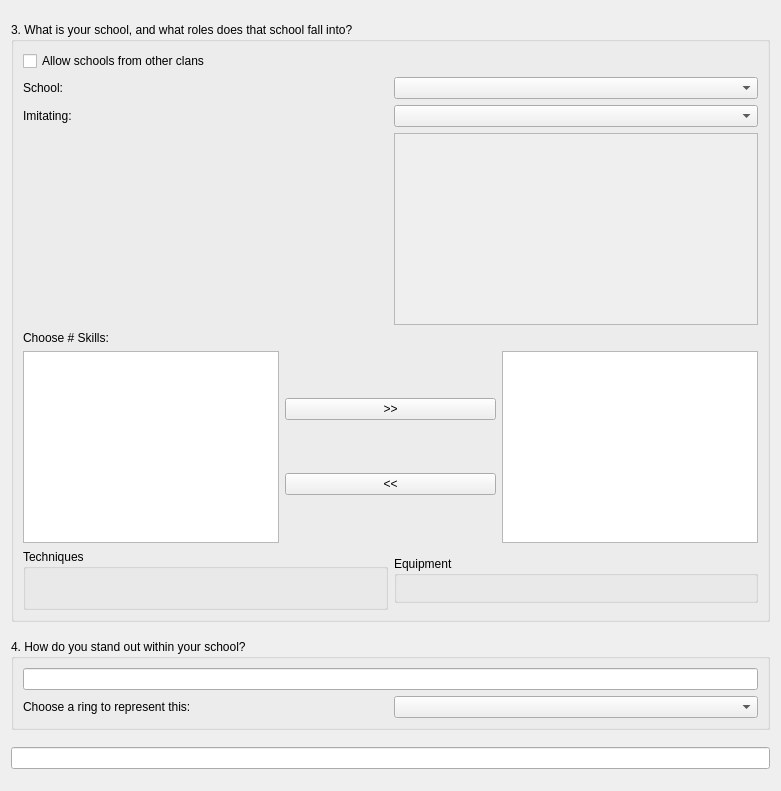
<?xml version="1.0" encoding="UTF-8"?>
<ui version="4.0">
 <class>NewCharWizardPage2</class>
 <widget class="QWizardPage" name="NewCharWizardPage2">
  <property name="geometry">
   <rect>
    <x>0</x>
    <y>0</y>
    <width>781</width>
    <height>791</height>
   </rect>
  </property>
  <property name="sizePolicy">
   <sizepolicy hsizetype="Preferred" vsizetype="Fixed">
    <horstretch>0</horstretch>
    <verstretch>0</verstretch>
   </sizepolicy>
  </property>
  <property name="minimumSize">
   <size>
    <width>0</width>
    <height>0</height>
   </size>
  </property>
  <property name="windowTitle">
   <string>WizardPage</string>
  </property>
  <layout class="QVBoxLayout" name="verticalLayout_4">
   <item>
    <widget class="QGroupBox" name="groupBox_3">
     <property name="sizePolicy">
      <sizepolicy hsizetype="Preferred" vsizetype="Fixed">
       <horstretch>0</horstretch>
       <verstretch>0</verstretch>
      </sizepolicy>
     </property>
     <property name="title">
      <string>3. What is your school, and what roles does that school fall into?</string>
     </property>
     <layout class="QGridLayout" name="gridLayout_3">
      <property name="sizeConstraint">
       <enum>QLayout::SetMinimumSize</enum>
      </property>
      <item row="0" column="0" colspan="2">
       <layout class="QGridLayout" name="gridLayout">
        <property name="sizeConstraint">
         <enum>QLayout::SetFixedSize</enum>
        </property>
        <item row="1" column="1">
         <widget class="QComboBox" name="nc2_school_ComboBox"/>
        </item>
        <item row="0" column="0">
         <widget class="QCheckBox" name="nc2_unrestrictedSchool_checkBox">
          <property name="text">
           <string>Allow schools from other clans</string>
          </property>
         </widget>
        </item>
        <item row="5" column="0">
         <widget class="DynamicChoiceWidget" name="ringWidget" native="true">
          <property name="sizePolicy">
           <sizepolicy hsizetype="Preferred" vsizetype="Fixed">
            <horstretch>0</horstretch>
            <verstretch>0</verstretch>
           </sizepolicy>
          </property>
          <property name="minimumSize">
           <size>
            <width>0</width>
            <height>20</height>
           </size>
          </property>
         </widget>
        </item>
        <item row="3" column="1" rowspan="3">
         <widget class="QTextEdit" name="nc2_schoolDesc_textEdit">
          <property name="enabled">
           <bool>false</bool>
          </property>
          <property name="sizePolicy">
           <sizepolicy hsizetype="Preferred" vsizetype="Preferred">
            <horstretch>0</horstretch>
            <verstretch>0</verstretch>
           </sizepolicy>
          </property>
         </widget>
        </item>
        <item row="1" column="0">
         <widget class="QLabel" name="label">
          <property name="text">
           <string>School:</string>
          </property>
         </widget>
        </item>
        <item row="2" column="1">
         <widget class="QComboBox" name="nc2_kitsune_comboBox"/>
        </item>
        <item row="2" column="0">
         <widget class="QLabel" name="nc2_kitsune_label">
          <property name="text">
           <string>Imitating:</string>
          </property>
         </widget>
        </item>
       </layout>
      </item>
      <item row="1" column="0">
       <widget class="QLabel" name="nc2_skill_Label">
        <property name="text">
         <string>Choose # Skills:</string>
        </property>
       </widget>
      </item>
      <item row="2" column="0" colspan="2">
       <layout class="QHBoxLayout" name="horizontalLayout">
        <property name="sizeConstraint">
         <enum>QLayout::SetFixedSize</enum>
        </property>
        <item>
         <widget class="QListView" name="nc2_skillOpt_listview">
          <property name="sizePolicy">
           <sizepolicy hsizetype="Preferred" vsizetype="Expanding">
            <horstretch>0</horstretch>
            <verstretch>0</verstretch>
           </sizepolicy>
          </property>
          <property name="editTriggers">
           <set>QAbstractItemView::NoEditTriggers</set>
          </property>
         </widget>
        </item>
        <item>
         <layout class="QVBoxLayout" name="verticalLayout">
          <item>
           <widget class="QPushButton" name="nc2_skillAdd_pushButton">
            <property name="text">
             <string>&gt;&gt;</string>
            </property>
           </widget>
          </item>
          <item>
           <widget class="QPushButton" name="nc2_skillRem_pushButton">
            <property name="text">
             <string>&lt;&lt;</string>
            </property>
           </widget>
          </item>
         </layout>
        </item>
        <item>
         <widget class="QListView" name="nc2_skillSel_listview">
          <property name="sizePolicy">
           <sizepolicy hsizetype="Preferred" vsizetype="Expanding">
            <horstretch>0</horstretch>
            <verstretch>0</verstretch>
           </sizepolicy>
          </property>
          <property name="editTriggers">
           <set>QAbstractItemView::NoEditTriggers</set>
          </property>
         </widget>
        </item>
       </layout>
      </item>
      <item row="3" column="0">
       <widget class="QGroupBox" name="groupBox_2">
        <property name="sizePolicy">
         <sizepolicy hsizetype="Preferred" vsizetype="Fixed">
          <horstretch>0</horstretch>
          <verstretch>0</verstretch>
         </sizepolicy>
        </property>
        <property name="title">
         <string>Techniques</string>
        </property>
        <layout class="QVBoxLayout" name="verticalLayout_2">
         <item>
          <widget class="DynamicChoiceWidget" name="techWidget" native="true">
           <property name="sizePolicy">
            <sizepolicy hsizetype="Preferred" vsizetype="Minimum">
             <horstretch>0</horstretch>
             <verstretch>0</verstretch>
            </sizepolicy>
           </property>
           <property name="minimumSize">
            <size>
             <width>0</width>
             <height>20</height>
            </size>
           </property>
          </widget>
         </item>
        </layout>
       </widget>
      </item>
      <item row="3" column="1">
       <widget class="QGroupBox" name="groupBox_4">
        <property name="sizePolicy">
         <sizepolicy hsizetype="Preferred" vsizetype="Fixed">
          <horstretch>0</horstretch>
          <verstretch>0</verstretch>
         </sizepolicy>
        </property>
        <property name="title">
         <string>Equipment</string>
        </property>
        <layout class="QVBoxLayout" name="verticalLayout_5">
         <item>
          <widget class="DynamicChoiceWidget" name="equipWidget" native="true">
           <property name="sizePolicy">
            <sizepolicy hsizetype="Preferred" vsizetype="Minimum">
             <horstretch>0</horstretch>
             <verstretch>0</verstretch>
            </sizepolicy>
           </property>
           <property name="minimumSize">
            <size>
             <width>0</width>
             <height>0</height>
            </size>
           </property>
          </widget>
         </item>
         <item>
          <widget class="DynamicChoiceWidget" name="equipSpecialWidget" native="true">
           <property name="sizePolicy">
            <sizepolicy hsizetype="Minimum" vsizetype="Preferred">
             <horstretch>0</horstretch>
             <verstretch>0</verstretch>
            </sizepolicy>
           </property>
          </widget>
         </item>
        </layout>
       </widget>
      </item>
     </layout>
    </widget>
   </item>
   <item>
    <widget class="QGroupBox" name="groupBox">
     <property name="sizePolicy">
      <sizepolicy hsizetype="Preferred" vsizetype="Fixed">
       <horstretch>0</horstretch>
       <verstretch>0</verstretch>
      </sizepolicy>
     </property>
     <property name="title">
      <string>4. How do you stand out within your school?</string>
     </property>
     <layout class="QVBoxLayout" name="verticalLayout_3">
      <item>
       <widget class="QLineEdit" name="nc2_q4_lineEdit"/>
      </item>
      <item>
       <layout class="QGridLayout" name="gridLayout_2">
        <item row="0" column="0">
         <widget class="QLabel" name="label_6">
          <property name="text">
           <string>Choose a ring to represent this:</string>
          </property>
         </widget>
        </item>
        <item row="0" column="1">
         <widget class="QComboBox" name="nc2_schoolSpecialtRing_ComboBox"/>
        </item>
       </layout>
      </item>
     </layout>
    </widget>
   </item>
   <item>
    <widget class="QLineEdit" name="nc2_HIDDEN_skillLineEdit"/>
   </item>
  </layout>
 </widget>
 <customwidgets>
  <customwidget>
   <class>DynamicChoiceWidget</class>
   <extends>QWidget</extends>
   <header location="global">src/dynamicchoicewidget.h</header>
   <container>1</container>
  </customwidget>
 </customwidgets>
 <resources/>
 <connections/>
</ui>
